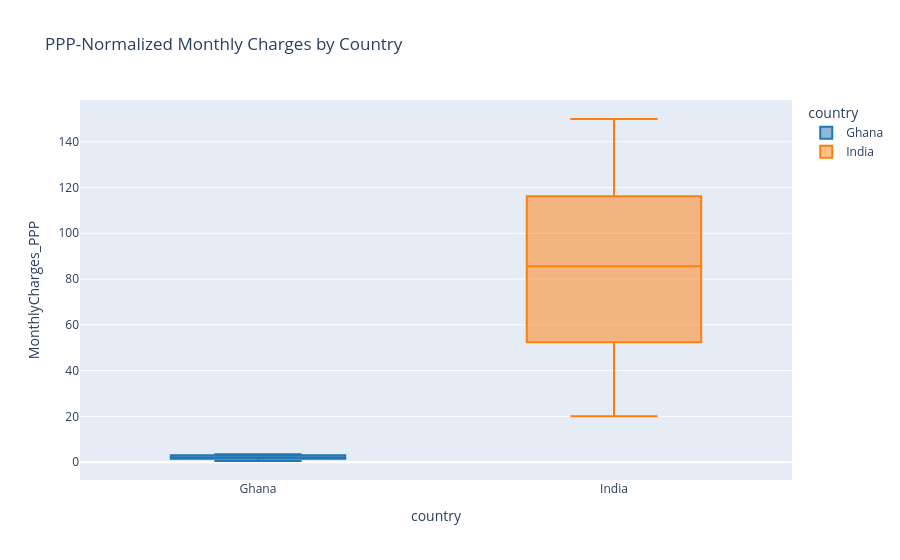

The code cell stored with this chart in its notebook:
### Code cell
# %% [markdown]
# ### 2. PPP-Normalized Charges & T-Test

# %%
# T-test: MonthlyCharges_PPP by country
ghana_charges = df_eda[df_eda['country'] == 'Ghana']['MonthlyCharges_PPP']
india_charges = df_eda[df_eda['country'] == 'India']['MonthlyCharges_PPP']
t_stat, p_ttest = stats.ttest_ind(ghana_charges, india_charges, equal_var=False)
print(f"\nT-test (PPP Charges): t = {t_stat:.3f}, p = {p_ttest:.4f}")
print("→ Significant difference in PPP charges?" if p_ttest < 0.05 else "→ No significant difference")

# Interactive box plot
fig = px.box(df_eda, x='country', y='MonthlyCharges_PPP', color='country',
             title="PPP-Normalized Monthly Charges by Country",
             color_discrete_map={'Ghana': '#1f77b4', 'India': '#ff7f0e'})
fig.show()

### Figure 1 — Plotly figure (JSON) as saved in the notebook; plotly's stock layout.template omitted (floating-point values rounded to 4 significant figures; data arrays with more than 128 entries replaced by an {"elided": "..."} marker saying what was removed)
{"data": [{"alignmentgroup": "True", "hovertemplate": "country=%{x}<br>MonthlyCharges_PPP=%{y}<extra></extra>", "legendgroup": "Ghana", "marker": {"color": "#1f77b4"}, "name": "Ghana", "notched": false, "offsetgroup": "Ghana", "orientation": "v", "showlegend": true, "type": "box", "x": {"elided": "1971 str values"}, "x0": " ", "xaxis": "x", "y": {"elided": "1971 float values"}, "y0": " ", "yaxis": "y"}, {"alignmentgroup": "True", "hovertemplate": "country=%{x}<br>MonthlyCharges_PPP=%{y}<extra></extra>", "legendgroup": "India", "marker": {"color": "#ff7f0e"}, "name": "India", "notched": false, "offsetgroup": "India", "orientation": "v", "showlegend": true, "type": "box", "x": {"elided": "2026 str values"}, "x0": " ", "xaxis": "x", "y": {"elided": "2026 float values"}, "y0": " ", "yaxis": "y"}], "layout": {"boxmode": "overlay", "legend": {"title": {"text": "country"}, "tracegroupgap": 0}, "title": {"text": "PPP-Normalized Monthly Charges by Country"}, "xaxis": {"anchor": "y", "categoryarray": ["Ghana", "India"], "categoryorder": "array", "domain": [0, 1], "title": {"text": "country"}}, "yaxis": {"anchor": "x", "domain": [0, 1], "title": {"text": "MonthlyCharges_PPP"}}}}
